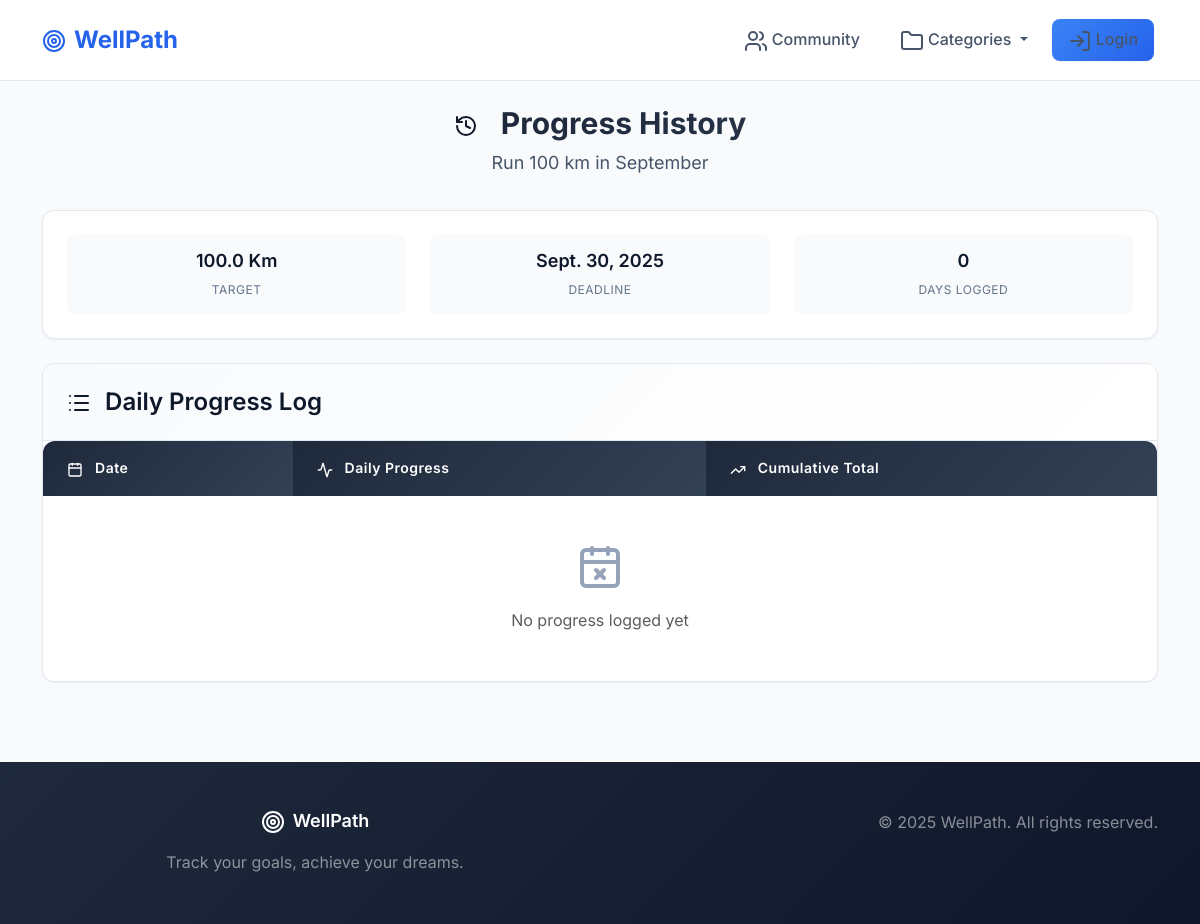
/history/2/, run on an earlier commit of the app's database.
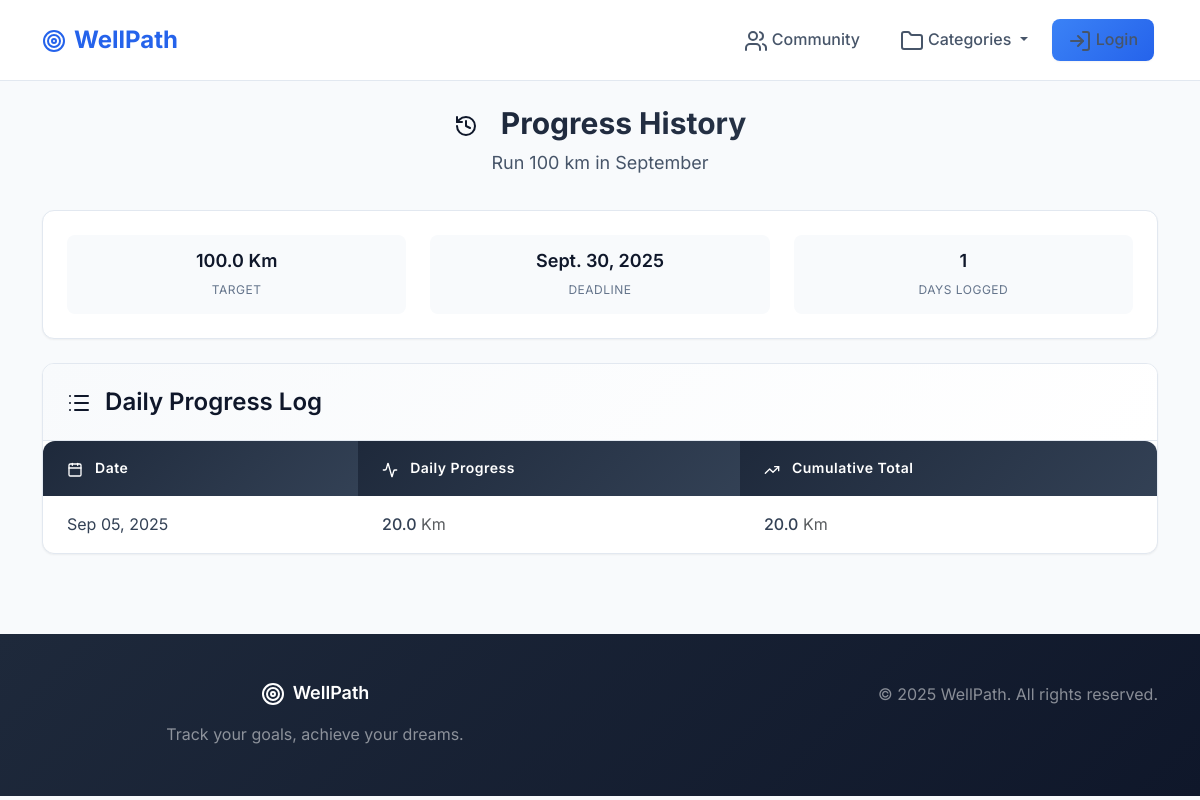
And on a later commit of the database.
### goals/models.py (models this page shows, shortened)
class Goal(models.Model):
    user = models.ForeignKey(User, on_delete=models.CASCADE)
    title = models.CharField(max_length=100)
    description = models.TextField(blank=True)
    category = models.ForeignKey(
        Category,
        on_delete=models.CASCADE,
        blank=True,
        null=True,
        related_name="goals"
    )
    unit = models.ForeignKey(
        Unit,
        on_delete=models.CASCADE,
        null=True,
        blank=True,
        related_name="goals"
    )
    target_value = models.FloatField()
    current_value = models.FloatField(default=0)
    deadline = models.DateField(null=True, blank=True)
    is_public = models.BooleanField(default=True)
    created_at = models.DateTimeField(auto_now_add=True)
    finished_at = models.DateTimeField(null=True, blank=True)

class Unit(models.Model):
    order = models.PositiveIntegerField(default=0)
    name = models.CharField(max_length=20)  # km, kg, ml, days
    class Meta:
        ordering = ['order']
        verbose_name_plural = "Categories"

class Progress(models.Model):
    user = models.ForeignKey(User, on_delete=models.CASCADE)
    goal = models.ForeignKey(Goal, on_delete=models.CASCADE, related_name="progresses")
    value = models.FloatField()
    date = models.DateField(default=now)
    class Meta:
        constraints = [
            models.UniqueConstraint(fields=['user', 'goal', 'date'], name='unique_daily_progress')
        ]
    def is_today(self):
        return self.date == now().date()

### goals/views.py (the view)
# urls.py: path('history/<int:goal_id>/', views.progress_history, name='progress_history'),
def progress_history(request, goal_id):
    goal = get_object_or_404(Goal, id=goal_id)
    progress_history = Progress.objects.filter(goal=goal).order_by("-date")
    return render(request, "goals/history.html", {"goal": goal, "progress_history": progress_history})

### goals/views.py (called while the page is built)
def categories_context(request):
    return {'categories': Category.objects.all()}

### goals/templates/goals/history.html (shortened to what this page needs)
{% extends "goals/base.html" %}
{% block content %}
<div class="container">
    <div class="page-header">
        <h1 class="page-title">
            <i data-lucide="history" class="me-3"></i>
            Progress History
        </h1>
        <p class="page-subtitle">{{ goal.title }}</p>
    </div>
    <div class="modern-card mb-4">
        <div class="modern-card-body">
            <div class="row">
                <div class="col-md-4">
                    <div class="goal-stat">
                        <span class="goal-stat-value">{{ goal.target_value }} {{ goal.unit.name }}</span>
                        <span class="goal-stat-label">Target</span>
                    </div>
                </div>
                <div class="col-md-4">
                    <div class="goal-stat">
                        <span class="goal-stat-value">{{ goal.deadline|default:"No deadline" }}</span>
                        <span class="goal-stat-label">Deadline</span>
                    </div>
                </div>
                <div class="col-md-4">
                    <div class="goal-stat">
                        <span class="goal-stat-value">{{ progress_history|length }}</span>
                        <span class="goal-stat-label">Days Logged</span>
                    </div>
                </div>
            </div>
        </div>
    </div>
    <div class="modern-card">
        <div class="modern-card-header">
            <h3 class="mb-0">
                <i data-lucide="list" class="me-2"></i>
                Daily Progress Log
            </h3>
        </div>
        <div class="modern-card-body p-0">
            <table class="modern-table">
                <thead>
                    <tr>
                        <th>
                            <i data-lucide="calendar" class="me-2" style="width: 16px; height: 16px;"></i>
                            Date
                        </th>
                        <th>
                            <i data-lucide="activity" class="me-2" style="width: 16px; height: 16px;"></i>
                            Daily Progress
                        </th>
                        <th>
                            <i data-lucide="trending-up" class="me-2" style="width: 16px; height: 16px;"></i>
                            Cumulative Total
                        </th>
                    </tr>
                </thead>
                <tbody>
                    {% with total=0 %}
                    {% for p in progress_history %}
                        {% with total=total|add:p.value %}
                        <tr>
                            <td>
                                <div class="d-flex align-items-center">
                                    {{ p.date|date:"M d, Y" }}
                                </div>
                            </td>
                            <td>
                                <span class="fw-medium">{{ p.value|floatformat:1 }}</span>
                                <span class="text-muted">{{ goal.unit.name }}</span>
                            </td>
                            <td>
                                <span class="fw-medium">{{ total|floatformat:1 }}</span>
                                <span class="text-muted">{{ goal.unit.name }}</span>
                            </td>
                        </tr>
                        {% endwith %}
                    {% empty %}
                        <tr>
                            <td colspan="3" class="text-center py-5">
                                <i data-lucide="calendar-x" style="width: 48px; height: 48px; color: var(--neutral-400);" class="mb-3"></i>
                                <p class="text-muted mb-0">No progress logged yet</p>
                            </td>
                        </tr>
                    {% endfor %}
                    {% endwith %}
                </tbody>
            </table>
        </div>
    </div>
{% endblock %}

### goals/templates/goals/base.html (shortened to what this page needs)
<!DOCTYPE html>
{% load static %}
<html lang="en">
<head>
    <link href="https://cdn.jsdelivr.net/npm/bootstrap@5.3.0/dist/css/bootstrap.min.css" rel="stylesheet">
    <link rel="stylesheet" href="{% static 'goals/css/modern-styles.css' %}">
</head>
<body>
    <nav class="navbar navbar-expand-lg modern-navbar">
        <div class="container">
            <a class="navbar-brand" href="{% url 'index' %}">
                <i data-lucide="target" class="me-2"></i>WellPath
            </a>
        <div class="collapse navbar-collapse" id="navbarNav">
            <ul class="navbar-nav ms-auto">
                <li class="nav-item">
                    <a class="nav-link" href="{% url 'feed' %}">
                        <i data-lucide="users" class="me-1"></i>Community
                    </a>
                </li>
                <li class="nav-item dropdown">
                    <a class="nav-link dropdown-toggle" href="#" id="categoriesDropdown" role="button" data-bs-toggle="dropdown">
                        <i data-lucide="folder" class="me-1"></i>Categories
                    </a>
                </li>
                {% if user.is_authenticated %}
                <li class="nav-item">
                    <a class="nav-link" href="{% url 'dashboard' user.username %}">
                        <i data-lucide="layout-dashboard" class="me-1"></i>Dashboard
                    </a>
                </li>
                <li class="nav-item">
                    <a class="nav-link btn-primary-modern ms-2" href="{% url 'create_goal' %}">
                        <i data-lucide="plus" class="me-1"></i>New Goal
                    </a>
                </li>
                <li class="nav-item">
                    <a class="nav-link" href="{% url 'logout' %}">
                        <i data-lucide="log-out" class="me-1"></i>Logout
                    </a>
                </li>
                {% else %}
                <li class="nav-item">
                    <a class="nav-link btn-primary-modern" href="{% url 'login' %}">
                        <i data-lucide="log-in" class="me-1"></i>Login
                    </a>
                </li>
                {% endif %}
            </ul>
        </div>
        </div>
    </nav>
    <main>
        {% block content %}
        {% endblock %}
    </main>
    <footer class="modern-footer">
        <div class="container">
            <div class="row">
                <div class="col-md-6">
                    <h5 class="text-white mb-3">
                        <i data-lucide="target" class="me-2"></i>WellPath
                    </h5>
                    <p class="text-white-50">Track your goals, achieve your dreams.</p>
                </div>
                <div class="col-md-6 text-md-end">
                    <p class="text-white-50 mb-0">&copy; 2025 WellPath. All rights reserved.</p>
                </div>
            </div>
        </div>
    </footer>
</body>
</html>

What changed in the data, as far as the page shows it:
added Progress: date "Sep 05, 2025", value "20.0", {{ goal.unit.name }} "Km"
Also different on the page:
{{ progress_history|length }}: "0" → "1"
text no longer shown: "No progress logged yet"
